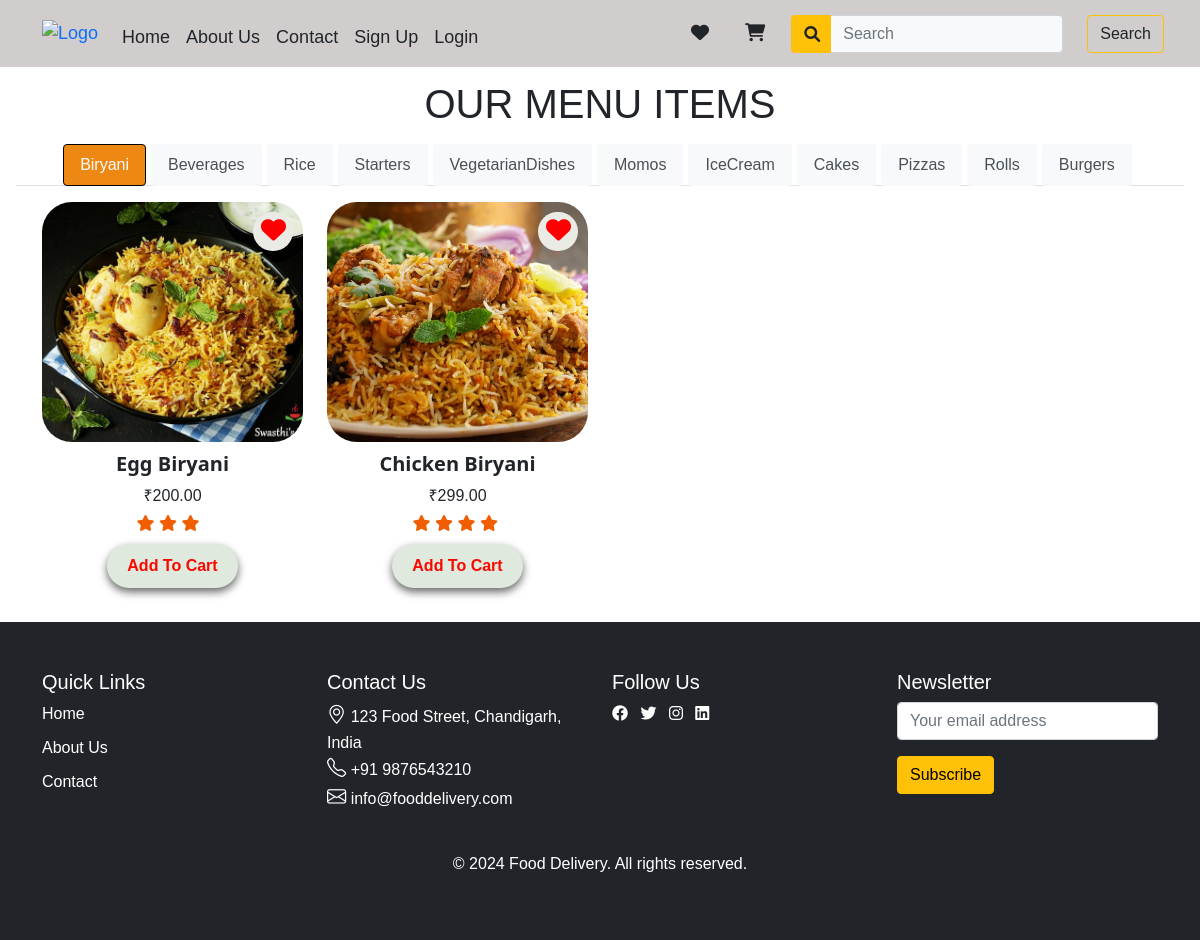
The app's page /menu/ with its own data.
### base/models.py (models this page shows, shortened)
class MainCategory(models.Model):
    name = models.CharField(max_length=100)

class FoodItem(models.Model):
    name = models.CharField(max_length=100)
    subcategory = models.ForeignKey(SubCategory, related_name='food_items', on_delete=models.CASCADE)
    price = models.DecimalField(max_digits=10, decimal_places=2)
    image = models.ImageField(upload_to='food_images/')
    rating = models.FloatField(default=0.0)

### base/views.py (the view)
# urls.py: path('menu/',menu,name='menu'),
def menu(request):
    main_categories = MainCategory.objects.all()
    return render(request, 'Menu.html', {'main_categories': main_categories})

### base/templates/Menu.html (shortened to what this page needs)
{% extends "base.html" %}
{% load static %}
{% block content %}
     <div class="listItems"><div class="text-center"><h1>OUR MENU ITEMS</h1></div>
    <ul class="nav nav-tabs m-md-3 "  id="myTab" role="tablist">
        {% for category in main_categories %}
    <li class="nav-item" role="presentation">
        <a class="nav-link {% if forloop.first %}active{% endif %}" id="{{ category.name|lower }}-tab" data-bs-toggle="tab" href="#{{ category.name|lower }}" role="tab" aria-controls="{{ category.name|lower }}" aria-selected="{% if forloop.first %}true{% else %}false{% endif %}">{{ category.name }}</a>
    </li>
    {% endfor %}
    </ul>
</div>
    <div class="tab-content" id="myTabContent">
        {% for category in main_categories %}
        <div class="tab-pane fade {% if forloop.first %}show active{% endif %}" id="{{ category.name|lower }}" role="tabpanel" aria-labelledby="{{ category.name|lower }}-tab">
            <div class="container">
                <div class="row">
                    {% for subcategory in category.subcategories.all %}
                    {% for item in subcategory.food_items.all %}
                    <div class="col-sm-6 col-md-4 col-lg-3 mb-4">
                        <div class="card" data-id="{{ item.id }}">
                            <img src="{{ item.image.url }}" class="card-img-top" alt="{{ item.name }}">
                            <div class="label">
                                <a href="{% url 'add_like' pid=item.id %}" class="fav">
                                    <i class="fa-solid fa-heart"></i>
                                </a>
                            </div>
                            <div class="card-body">
                                <h5 class="card-title ptitle">{{ item.name }}</h5>
                                <p class="card-text mb-1 price">₹{{ item.price }}</p>
                                <div class="rating mb-2">
                                    {% for star in "★★★★★" %}
                                    <i class="fa fa-star{% if forloop.counter > item.rating %}-o{% endif %}"></i>
                                    {% endfor %}
                                </div>
                               <a href="{% url 'add item' pid=item.id %}" class="btn btn-primary cart">Add To Cart</a>
                            </div>
                        </div>
                    </div>
                    {% endfor %}
                    {% endfor %}
                </div>
            </div>
        </div>
        {% endfor %}
    </div>
{% endblock content %}

### css/style.css (style rules this page uses)
* { margin: 0; padding: 0; box-sizing: border-box; font-family: "Poppins", sans-serif; text-decoration: none; transition: all 0.2s linear; }
html,body { height: 100%; margin: 0; display: flex; overflow-x: hidden; flex-direction: column; }
.card-img-top { border-radius: 15px; }
.container { padding-left: 15px; padding-right: 15px; }
.container .row .card { background-color: #ffffff; width: 100%; height: auto; border-style: none; margin: auto; }
.container .row .card img { width: 100%; height: 30vh; border-radius: 30px; object-fit: cover; }
.container .row .card .card-body { text-align: center; padding: 10px; }
.container .row .card .btn { background-color: #e0e9de; color: rgb(249, 8, 0); border-radius: 30px; box-shadow: 0 4px 8px rgba(0, 0, 0, 0.6); border-style: none; font-weight: bold; padding: 10px 20px; }
.card .label { display: inline-block; background-color: rgb(235, 235, 230); border-radius: 100px; padding: 5px 8px; width: 40px; position: absolute; top: 10px; right: 10px; z-index: 1; }
.card .label .fa-heart { font-size: 25px; color: #ff0000; }
.card .ptitle { font-weight: bold; font-family: 'Segoe UI', Tahoma, Geneva, Verdana, sans-serif; }
.tab-content img { width: 300px; height: 250px; }
.rating { color:rgb(240, 93, 2); }

### base/templates/Menu.html (style rules this page uses)
.nav-tabs { justify-content: center; margin-bottom: 20px; margin-top: 80px; }
.listItems { margin-top: 80px; }
.nav-tabs .nav-link { color: #495057; border: 1px solid transparent; border-radius: .25rem; background-color: #f8f9fa; margin-right: 5px; }
.nav-tabs .nav-link.active { background-color:rgb(237, 136, 20); color: white; border-color:rgb(0, 0, 0); }
.card { margin-bottom: 20px; }

### records on screen
MainCategory: name "Biryani"
MainCategory: name "Beverages"
MainCategory: name "Rice"
MainCategory: name "Starters"
MainCategory: name "VegetarianDishes"
MainCategory: name "Momos"
MainCategory: name "IceCream"
MainCategory: name "Cakes"
MainCategory: name "Pizzas"
MainCategory: name "Rolls"
MainCategory: name "Burgers"
FoodItem: image (picture), name "Egg Biryani", price "200.00", rating 3.5 (drawn)
FoodItem: image (picture), name "Chicken Biryani", price "299.00", rating 4.5 (drawn)
